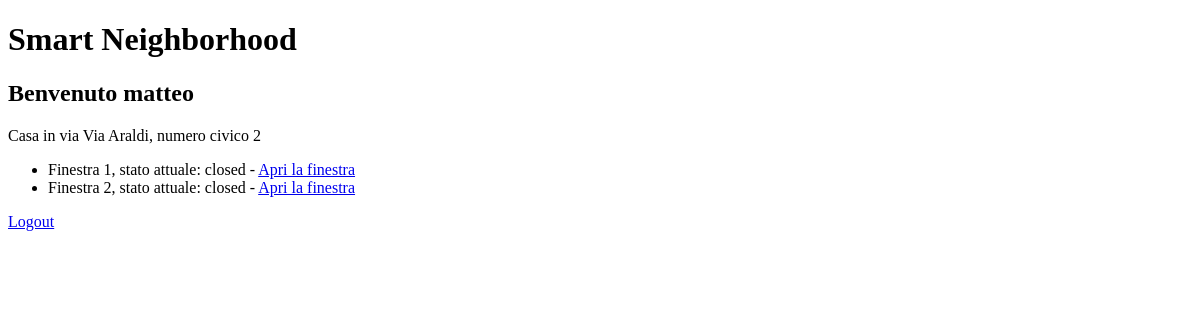
Page /houses/ (signed in) on the earlier database version.
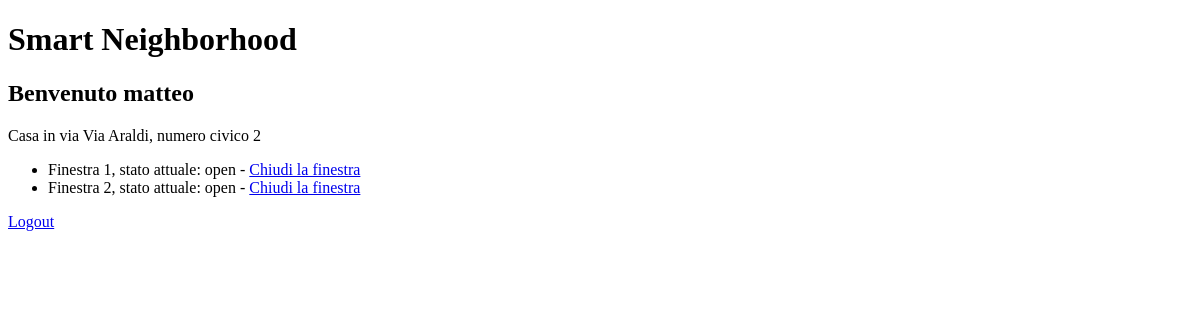
Same page on the later database version.
### houses/models.py (models this page shows, shortened)
class Finestra(models.Model):
    casa = models.ForeignKey(Casa, on_delete=models.CASCADE)
    stato = models.CharField(max_length=10, choices=STATI_FINESTRE)
    descrizione = models.CharField(max_length=50)
    device_name = models.CharField(max_length=100, default="000")
    pin = models.CharField(max_length=10, default="A0")
    timeout = models.BooleanField(default=False)
    ultima_modifica = models.DateTimeField(blank=True)

### houses/views.py (the view)
# urls.py: path('', views.main_page, name="main_page"),
@csrf_exempt
@login_required
def main_page(request):
    case = Casa.objects.filter(proprietario=request.user)
    return render(request, "houses/main_page.html", {'request': request, 'case': case})

### houses/templates/houses/main_page.html (shortened to what this page needs)
{% extends "base.html" %}
{% block body %}
    <header>
        <h1>Smart Neighborhood</h1>
        <h2>Benvenuto {{request.user.username}}</h2>
    </header>
    <section>
        {% if case %}
            {% for casa in case %}
                <p>Casa in via {{casa.via}}, numero civico {{casa.numero_civico}}</p>
                <ul>
                    {% for finestra in casa.finestra_set.all %}
                    <li>
                        {{finestra.descrizione}}, stato attuale: {{finestra.stato}} - <a href="{% url 'houses:turn_on_timeout_change_state_web' finestra.id %}" >{% if finestra.stato == "open" %}Chiudi la finestra{% else %}Apri la finestra{% endif %}</a>
                    </li>
                    {% endfor %}
                </ul>
            {% endfor %}
        {% else %}
            <p>Non hai case. Contatta l'amministratore per aggiungerne.</p>
        {% endif %}
        <a href="{% url 'logout_page' %}" >Logout</a>
    </section>
{% endblock %}

Differences in the rows shown:
changed Finestra "Finestra 1": stato "closed" → "open"; stato "Apri la finestra" → "Chiudi la finestra"
changed Finestra "Finestra 2": stato "closed" → "open"; stato "Apri la finestra" → "Chiudi la finestra"
